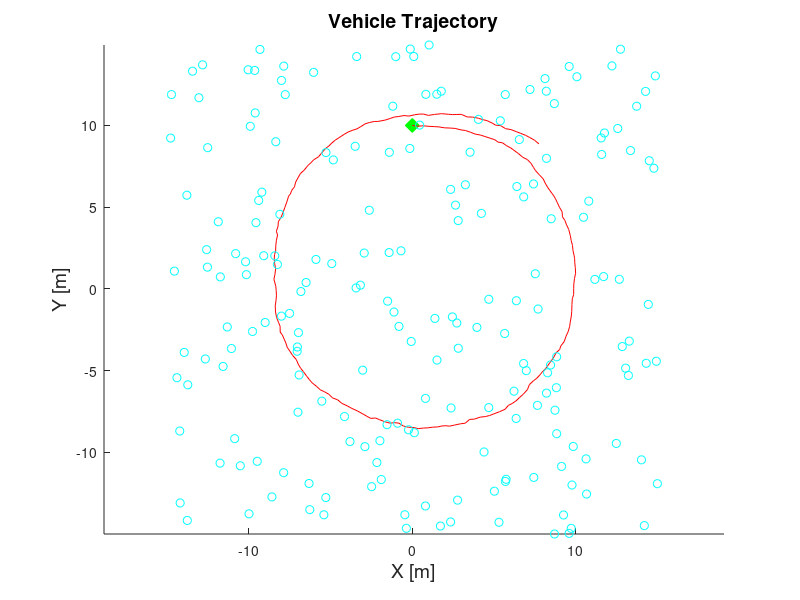

Here is the MATLAB script that generated this plot:
function kinectSLAM3D()
%% Parameter Declarations
% Time Params
runTime = 22;  % End time (seconds)
dt = 0.1; % Time step (seconds)
T = 0:dt:runTime; % Time vector

% Vehicle Params
wheelbase = 0.5; 
kinectHeight = 1;
kinectDistFromFrontWheel = 0.25;

% Measurement Model Params (for 3D laser scanner)
maxRange = 6;
maxAzimuth = deg2rad(70)/2;
maxAltitude = deg2rad(45)/2;

% Measurement Noise
measNoiseCov = [0.08^2 0 0; 
                0 0.01^2 0;
                0 0 0.01^2];
measPerFeature = length(measNoiseCov);


% Vehicle Motion Disturbance
motionDistCov = [  0.05^2 0 0; 
                    0 0.05^2 0; 
                    0 0 0.01^2];
vehicleStateNum = length(motionDistCov);

% Control Signals
steerAngle = deg2rad(3)*ones(1, length(T)); % steering control signal
speed = 3*ones(1,length(T)); % commanded speed

%% Feature Generation
featureNum = 200; featureDistParam = 30; maxFeatureHeight = 2;
map = featureDistParam*rand(2,featureNum);
map(1,:) = map(1,:)-featureDistParam/2; 
map(2,:) = map(2,:)-featureDistParam/2; 
map(3,:) = maxFeatureHeight*rand(1,featureNum);
isNewFeature = ones(featureNum,1);

%% Simulation Initializations
initialState = [0 10 0]';
state = zeros(vehicleStateNum,length(T)); % Vehicle states 
state(:,1) = initialState;
fullStateNum = vehicleStateNum+measPerFeature*featureNum; % # of SLAM states

%% Simulation Loop
for i=1:length(T)-1
   
    % Simulate a disturbance
    motionDisturbance = mvnrnd([0 0 0], motionDistCov)';

    % Position update
    state(1,i+1) = state(1,i) + dt*speed(i)*cos(state(3,i));
    state(2,i+1) = state(2,i) + dt*speed(i)*sin(state(3,i));
    state(3,i+1) = state(3,i) - dt*speed(i)*(tan(steerAngle(i))/wheelbase);

    state(:,i+1) = state(:,i+1) + motionDisturbance;
end

%% Plotting
% Trajectory figure
figure(1);clf; hold on;
% initial location marker
plot(state(1,1),state(2,1),'gd','MarkerSize',10,'MarkerFaceColor','g');
% plot the entire path
plot(state(1,:),state(2,:),'r');
plot(map(1,:),map(2,:),'oc');
xlabel('X [m]','FontSize',14)
ylabel('Y [m]','FontSize',14)
title('Vehicle Trajectory','FontSize',14)
axis equal
end

function inView = isInView(feature,vehicleState, maxRange, azimuthMax, altitudeMax)
% Returns 1 if a feature is within the FoV of the 3D scanner
dx = feature(1)-vehicleState(1);
dy = feature(2)-vehicleState(2);
dz = feature(3)-vehicleState(3);

range = sqrt(dx^2+dy^2+dz^2);
azimuthAngle = wrapToPi(atan2(dy,dx)-vehicleState(3));
altitudeAngle = wrapToPi(atan2(dz,dx));

if ((range<maxRange) && (abs(azimuthAngle)<azimuthMax) && (abs(altitudeAngle)<altitudeMax))
    inView = 1;
else
    inView = 0;
end
end
